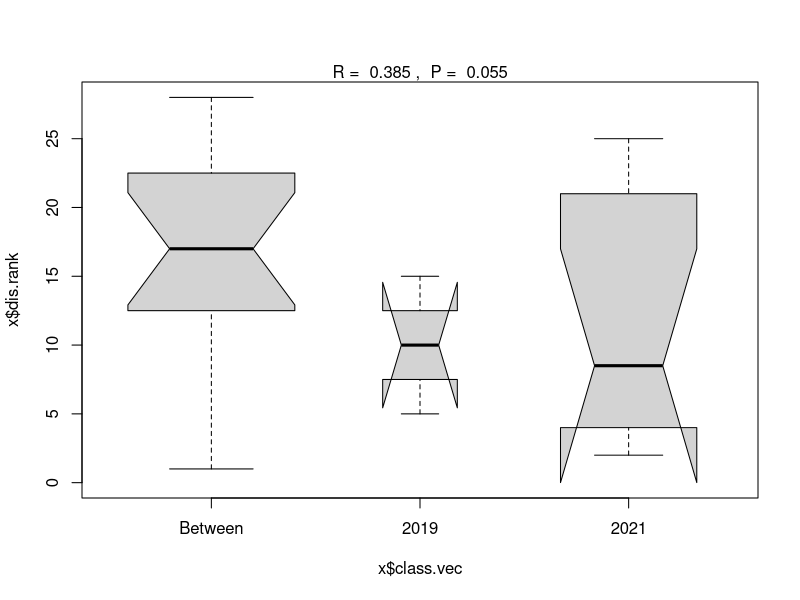
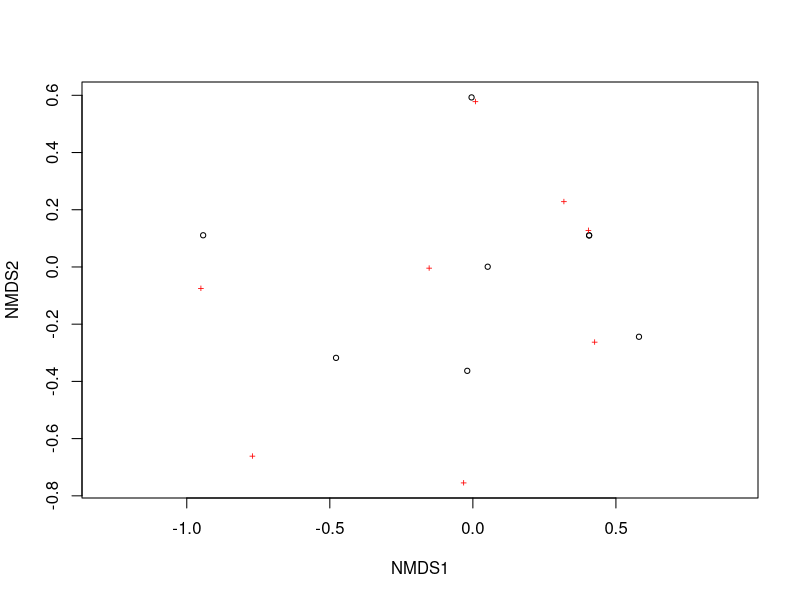
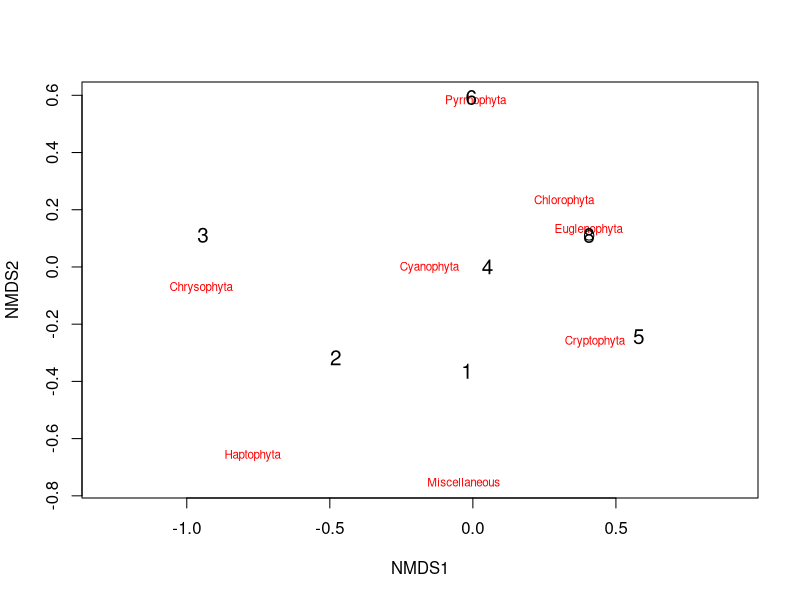
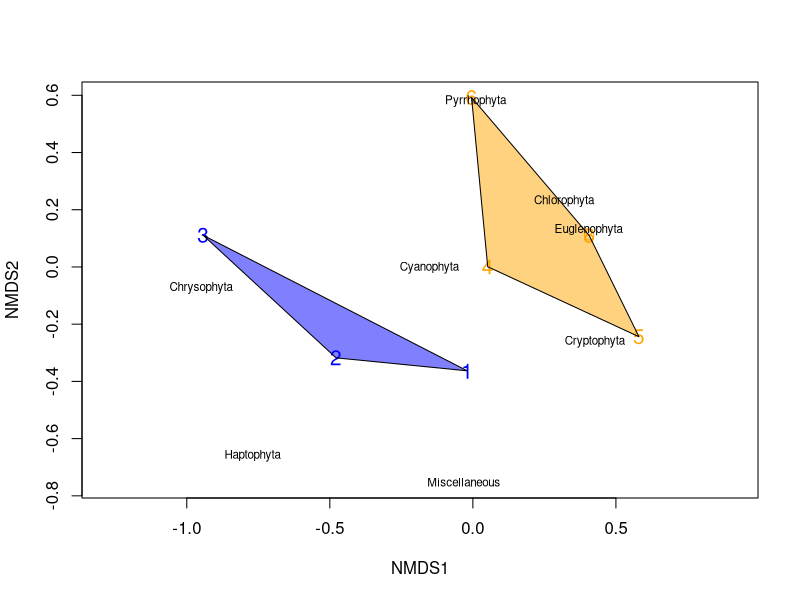
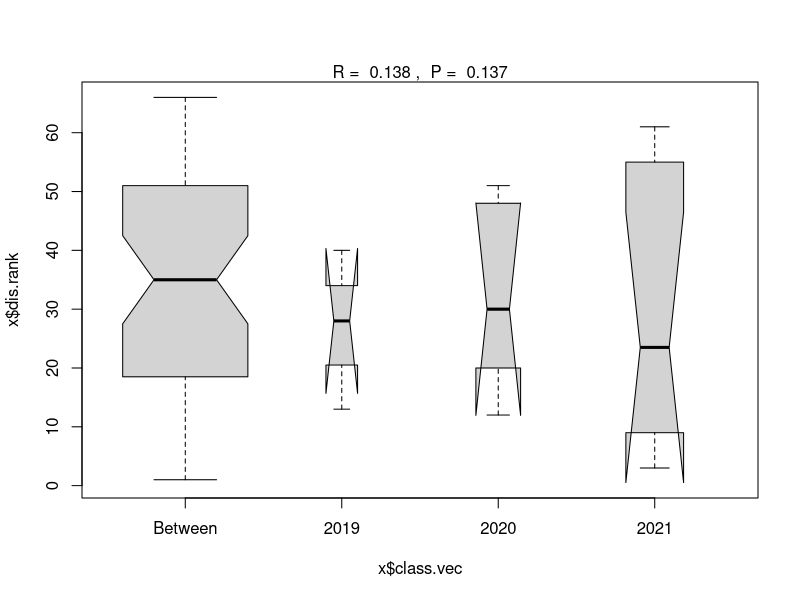
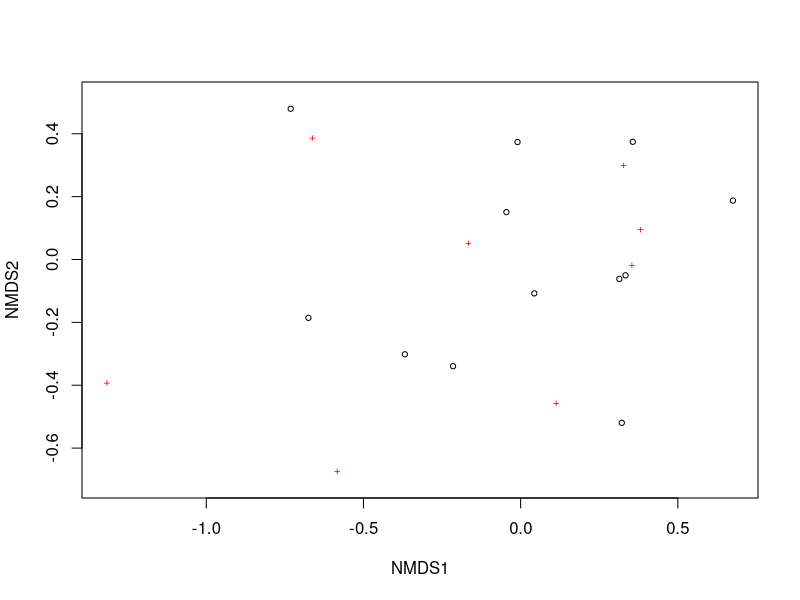
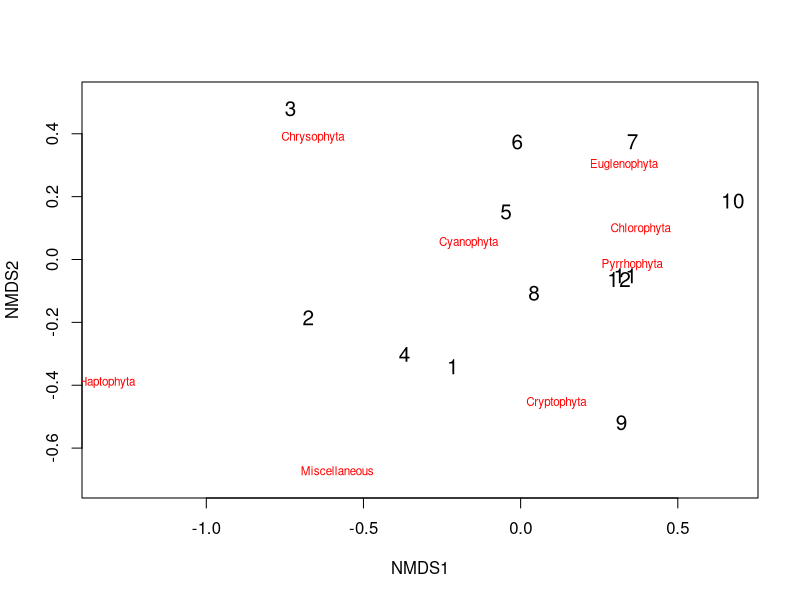
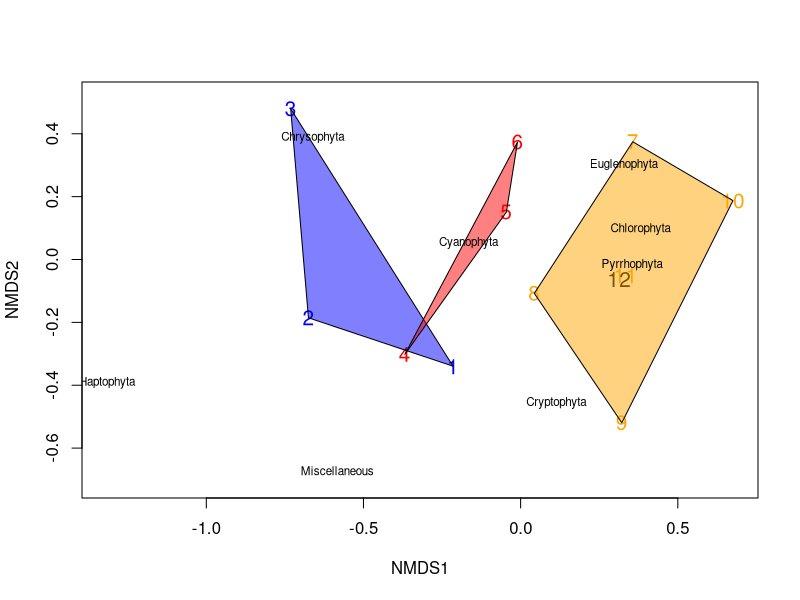

Recreate these plots in R, in order. (Note: this script raises an error after producing the figures.)
library(tidyverse)
library(dplyr)
library(lubridate)
library(vegan)

Phytos = read_csv("SSBdata/SSB_manipulation_phyto_ANOSIM.csv")
Phytos$sample_date <- as.Date(Phytos$sample_date, "%m/%d/%Y")
is.Date(Phytos$sample_date)
SSB <- Phytos %>%
  filter(month(Phytos$sample_date)  < 4  | month(Phytos$sample_date) >= 12 ) %>%
  filter(sample_id == "SSB")
SSB <- SSB[!(SSB$sample_date=="2019-03-09"),]

#ANOSIM at DIVISION level for manuscript revisions
#Only significant analysis immediately below)
#2019 vs. 2021 --> Different anosim using a dissimilarity matrix --> SIGNIFICANT pvalue = 0.048 ANOSIM R statistics = 0.3846
#####
#ANOSIM
SSB2 <- SSB %>%
  select(sample_date, division, taxa_count) %>%
  filter(sample_date < '2020-01-01' | sample_date > '2020-12-31') %>%
  group_by(sample_date, division) %>%
  summarise(taxa_count = sum(taxa_count)) %>%
  pivot_wider(names_from = division, values_from = taxa_count, values_fill = 0) %>%
  ungroup() %>% select(-sample_date)

#dataframe with grouping info (sample year and date) to be used in ANOSIM analysis
group.df2 <- SSB %>%
  select(year, sample_date) %>%
  distinct(year, sample_date, .keep_all = TRUE) %>%
  filter(sample_date < '2020-01-01' | sample_date > '2020-12-31') 

p.dist2 <- vegdist(SSB2)
p.ano2 <- with(group.df2, anosim(p.dist2, year))
summary(p.ano2)
plot(p.ano2)

#NMDS attempt overlapping polygons
nmds2 <- metaMDS(SSB2)
nmds2
plot(nmds2)
ordiplot(nmds2, type="n")
orditorp(nmds2,display="species",col="red",air=0.01)
orditorp(nmds2,display="sites",cex=1.25,air=0.01)

treat=c(rep("Reference Year",3), rep("Manipulation Year 2", 5))
colors=c(rep("blue",3), rep("orange",5))
ordiplot(nmds2,type="n")
orditorp(nmds2,display="sites",col=c(rep("blue",3),
                                     rep("orange",5)),air=0.01,cex=1.25)
#Plot convex hulls with colors baesd on treatment
for(i in unique(treat)) {
  ordihull(nmds2$point[grep(i,treat),],draw="polygon",
           groups=treat[treat==i],col=colors[grep(i,treat)],label=F) } 
orditorp(nmds2,display="species",col="black",air=0.01)
#####


#****All other ANOSIMs between all years / some years (using two different methods in the vegan package) were insignificant:
#~~~~~~~~~~~~~~~~~~~~~~~~~~~~~~~~~~~~~~~~~~~~~~~~~~~~~~~~~~~~~~~~~~~~~~~~~~~~~~~
#ANOSIM between All years --> pvalue = 0.1542
#####
#dataframe with grouping info (sample year and date) to be used in ANOSIM analysis
group.df <- SSB %>%
  select(year, sample_date) %>%
  distinct(year, sample_date, .keep_all = TRUE)

#pivoting table to match abundance matrix 
p.pivoted <- SSB %>%
  select(sample_date, division, taxa_count) %>%
  group_by(sample_date, division) %>%
  summarise(taxa_count = sum(taxa_count)) %>%
  pivot_wider(names_from = division, values_from = taxa_count, values_fill = 0) %>%
  ungroup() %>% select(-sample_date)

#converting p.pivoted df into matrix
p.matrix = as.matrix(p.pivoted)
#ANOSIM
ano = anosim(p.matrix, group.df$year, distance = "bray", permutations = 9999)
ano
#####

#ANOSIM between reference year (2019) and second manipulation year (2021) --> pvalue = 0.0529
#####
#pivoting table to match abundance matrix 
SSB2 <- SSB %>%
  select(sample_date, division, taxa_count) %>%
  filter(sample_date < '2020-01-01' | sample_date > '2020-12-31') %>%
  group_by(sample_date, division) %>%
  summarise(taxa_count = sum(taxa_count)) %>%
  pivot_wider(names_from = division, values_from = taxa_count, values_fill = 0) %>%
  ungroup() %>% select(-sample_date)

#dataframe with grouping info (sample year and date) to be used in ANOSIM analysis
group.df2 <- SSB %>%
  select(year, sample_date) %>%
  distinct(year, sample_date, .keep_all = TRUE) %>%
  filter(sample_date < '2020-01-01' | sample_date > '2020-12-31') 

#converting p.pivoted df into matrix
p.matrix2 = as.matrix(SSB2)
#ANOSIM
ano2 = anosim(p.matrix2, group.df2$year, distance = "bray", permutations = 9999)
ano2
#####

#ANOSIM between first manipulation (2020) and second manipulation year (2021) --> pvalue = 0.7586
#####
#pivoting table to match abundance matrix 
SSB3 <- SSB %>%
  select(sample_date, division, taxa_count) %>%
  filter(sample_date > '2019-12-31') %>%
  group_by(sample_date, division) %>%
  summarise(taxa_count = sum(taxa_count)) %>%
  pivot_wider(names_from = division, values_from = taxa_count, values_fill = 0) %>%
  ungroup() %>% select(-sample_date)

#dataframe with grouping info (sample year and date) to be used in ANOSIM analysis
group.df3 <- SSB %>%
  select(year, sample_date) %>%
  distinct(year, sample_date, .keep_all = TRUE) %>%
  filter(sample_date > '2019-12-31') 

#converting p.pivoted df into matrix
p.matrix3 = as.matrix(SSB3)
#ANOSIM
ano3 = anosim(p.matrix3, group.df3$year, distance = "bray", permutations = 9999)
ano3
#####


#ANOSIM between reference year (2019) and first manipulation (2020) --> NOT SIGNIFICANT pvalue = 0.1714
#####
#dataframe with grouping info (sample year and date) to be used in ANOSIM analysis
SSB4 <- SSB %>%
  select(sample_date, division, taxa_count) %>%
  filter(sample_date < '2021-01-01') %>%
  group_by(sample_date, division) %>%
  summarise(taxa_count = sum(taxa_count)) %>%
  pivot_wider(names_from = division, values_from = taxa_count, values_fill = 0) %>%
  ungroup() %>% select(-sample_date)

#dataframe with grouping info (sample year and date) to be used in ANOSIM analysis
group.df4 <- SSB %>%
  select(year, sample_date) %>%
  distinct(year, sample_date, .keep_all = TRUE) %>%
  filter(sample_date < '2021-01-01') 

#converting p.pivoted df into matrix
p.matrix4 = as.matrix(SSB4)
#ANOSIM
ano4 = anosim(p.matrix4, group.df4$year, distance = "bray", permutations = 9999)
ano4
#####

#~~~~~~~~~~~~~~~~~~~~

#ANOSIM a different way:
#ALL YEARS Different anosim using a dissimilarity matrix--> NOT SIGNIFICANT (p = 0.159)
#####
p.dist <- vegdist(p.pivoted)
p.ano <- with(group.df, anosim(p.dist, year))
summary(p.ano)
plot(p.ano)

#NMDS attempt(?) overlapping polygons
nmds <- metaMDS(p.pivoted)
nmds
plot(nmds)
ordiplot(nmds, type="n")
orditorp(nmds,display="species",col="red",air=0.01)
orditorp(nmds,display="sites",cex=1.25,air=0.01)

treat=c(rep("Reference Year",3),rep("Manipulation Year 1",3), rep("Manipulation Year 2", 5))
colors=c(rep("blue",3),rep("red",3), rep("orange",5))
ordiplot(nmds,type="n")
orditorp(nmds,display="sites",col=c(rep("blue",3),
                                    rep("red",3), rep("orange",5)),air=0.01,cex=1.25)
#Plot convex hulls with colors baesd on treatment
for(i in unique(treat)) {
  ordihull(nmds$point[grep(i,treat),],draw="polygon",
           groups=treat[treat==i],col=colors[grep(i,treat)],label=F) } 
orditorp(nmds,display="species",col="black",air=0.01)
#####

#ANOSIM a different way:
#2020 va 2021 Different anosim using a dissimilarity matrix --> NON SIGNIFICANT pvalue = 0.783
#####
p.dist3 <- vegdist(SSB3)
p.ano3 <- with(group.df3, anosim(p.dist3, year))
summary(p.ano3)
plot(p.ano3)
#NMDS attempt(?) overlapping polygons
nmds3 <- metaMDS(SSB3)
nmds3
plot(nmds3)
ordiplot(nmds3, type="n")
orditorp(nmds3,display="species",col="red",air=0.01)
orditorp(nmds3,display="sites",cex=1.25,air=0.01)

treat=c(rep("Manipulation Year 1",3), rep("Manipulation Year 2", 5))
colors=c(rep("red",3), rep("orange",5))
ordiplot(nmds3,type="n")
orditorp(nmds3,display="sites",col=c(rep("red",3),
                                     rep("orange",5)),air=0.01,cex=1.25)
#Plot convex hulls with colors baesd on treatment
for(i in unique(treat)) {
  ordihull(nmds3$point[grep(i,treat),],draw="polygon",
           groups=treat[treat==i],col=colors[grep(i,treat)],label=F) } 
orditorp(nmds3,display="species",col="black",air=0.01)
#####

#ANOSIM a different way:
#2019 va 2020 Different anosim using a dissimilarity matrix --> NON SIGNIFICANT pvalue = 0.166
#####
p.dist4 <- vegdist(SSB4)
p.ano4 <- with(group.df4, anosim(p.dist4, year))
summary(p.ano4)
plot(p.ano4)
#NMDS attempt(?) overlapping polygons
nmds4 <- metaMDS(SSB4)
nmds4
plot(nmds4)
ordiplot(nmds4, type="n")
orditorp(nmds4,display="species",col="red",air=0.01)
orditorp(nmds4,display="sites",cex=1.25,air=0.01)

treat=c(rep("Manipulation Year 1",3), rep("Manipulation Year 1", 5))
colors=c(rep("blue",3), rep("red",5))
ordiplot(nmds4,type="n")
orditorp(nmds4,display="sites",col=c(rep("blue",3),
                                     rep("red",5)),air=0.01,cex=1.25)
#Plot convex hulls with colors baesd on treatment
for(i in unique(treat)) {
  ordihull(nmds4$point[grep(i,treat),],draw="polygon",
           groups=treat[treat==i],col=colors[grep(i,treat)],label=F) } 
orditorp(nmds4,display="species",col="black",air=0.01)
#####
